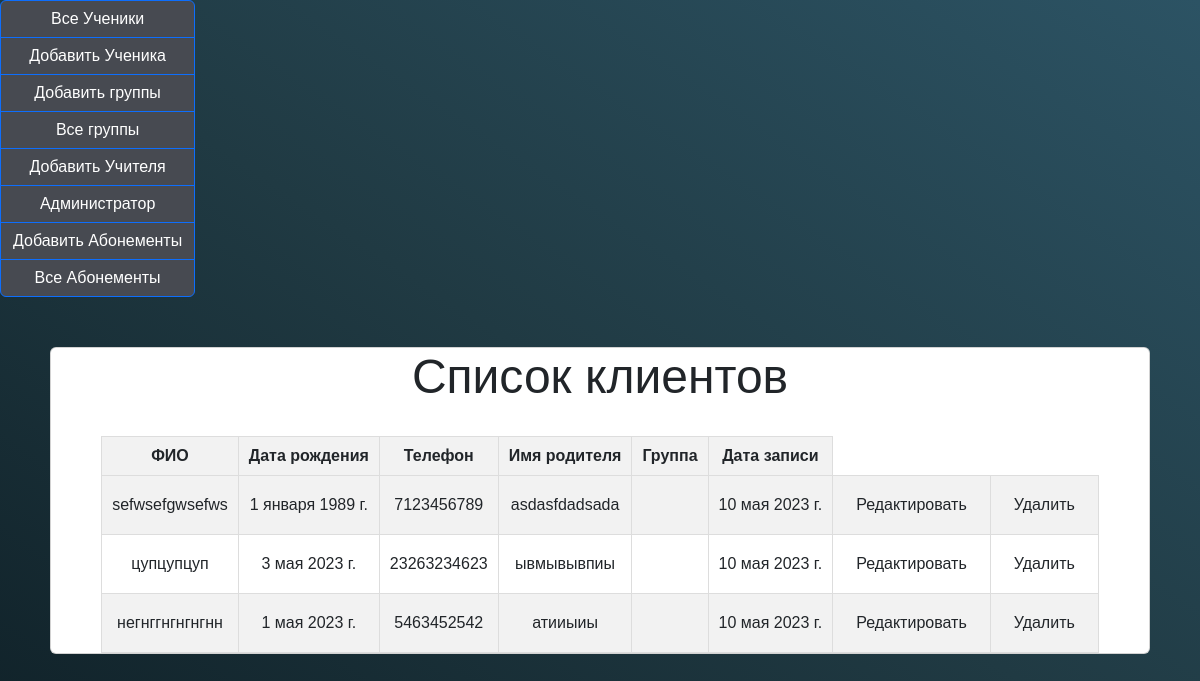
The page /students_oll/ on the database as committed earlier.
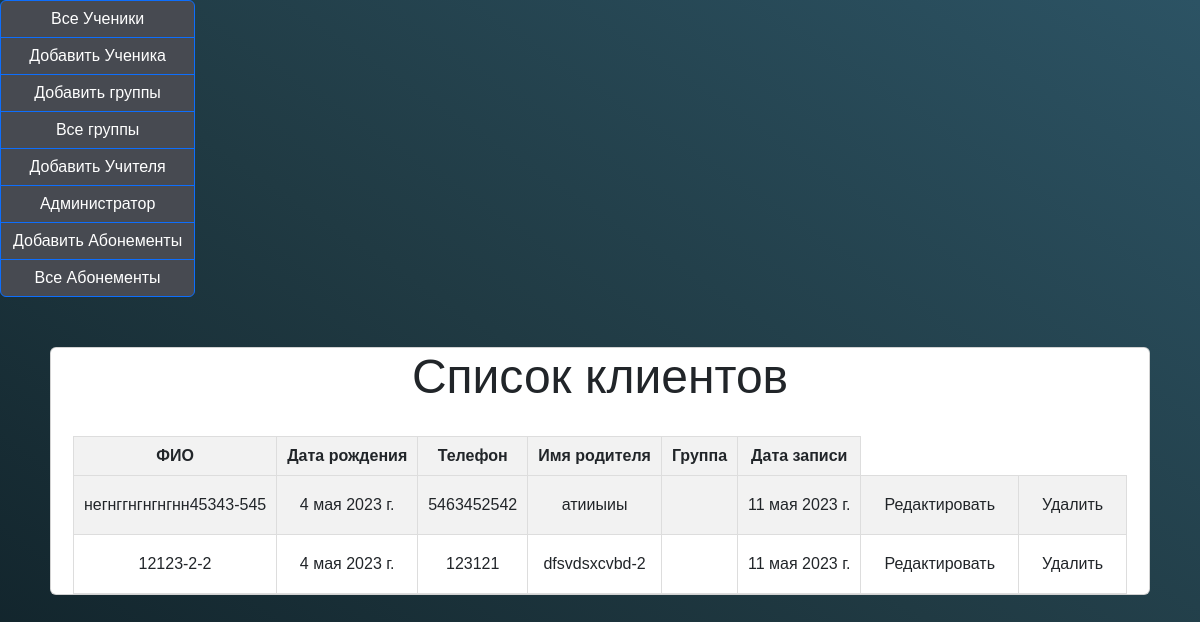
The same page on the database as committed later.
### myapp/models.py (models this page shows)
class Client(models.Model):
    full_name = models.CharField(max_length=255)
    birth_date = models.DateField()
    phone_number = models.CharField(max_length=20)
    parent_name = models.CharField(max_length=255)
    group_obj = models.ForeignKey('Group', on_delete=models.CASCADE, null=True, blank=True)
    date_joined = models.DateField()

### myapp/views.py (the view)
# urls.py: path('students_oll/', client_list, name='client_list'),
def client_list(request):
    clients = Client.objects.all()
    return render(request, 'client_list.html', {'clients': clients})

### myapp/templates/client_list.html
{% extends 'base.html' %}
{% block content %}
<div class="container">
    <div class="card">
        <h1>Список клиентов</h1>
    <table>
        <tr>
            <th>ФИО</th>
            <th>Дата рождения</th>
            <th>Телефон</th>
            <th>Имя родителя</th>
            <th>Группа</th>
            <th>Дата записи</th>
        </tr>
        {% for client in clients %}
        <tr>
            <td>{{ client.full_name }}</td>
            <td>{{ client.birth_date }}</td>
            <td>{{ client.phone_number }}</td>
            <td>{{ client.parent_name }}</td>
            <td>{{ client.group.name }}</td>
            <td>{{ client.date_joined }}</td>
            <td><a class="btn btn-default" href="{% url 'update_client' client.pk %}">Редактировать</a></td>
            <td><a class="btn btn-default" href="{% url 'delete_client' client.pk %}">Удалить</a></td>
        </tr>
        {% endfor %}
    </table>
    </div>
</div>
{% endblock %}

Rows that differ between the two databases and show on the page:
removed Client: full_name "sefwsefgwsefws", birth_date "1 января 1989 г.", phone_number "7123456789", parent_name "asdasfdadsada", date_joined "10 мая 2023 г."
removed Client: full_name "цупцупцуп", birth_date "3 мая 2023 г.", phone_number "23263234623", parent_name "ывмывывпиы", date_joined "10 мая 2023 г."
changed Client "атииыиы": full_name "негнггнгнгнгнн" → "негнггнгнгнгнн45343-545"; birth_date "1 мая 2023 г." → "4 мая 2023 г."; date_joined "10 мая 2023 г." → "11 мая 2023 г."
added Client: full_name "12123-2-2", birth_date "4 мая 2023 г.", phone_number "123121", parent_name "dfsvdsxcvbd-2", date_joined "11 мая 2023 г."
